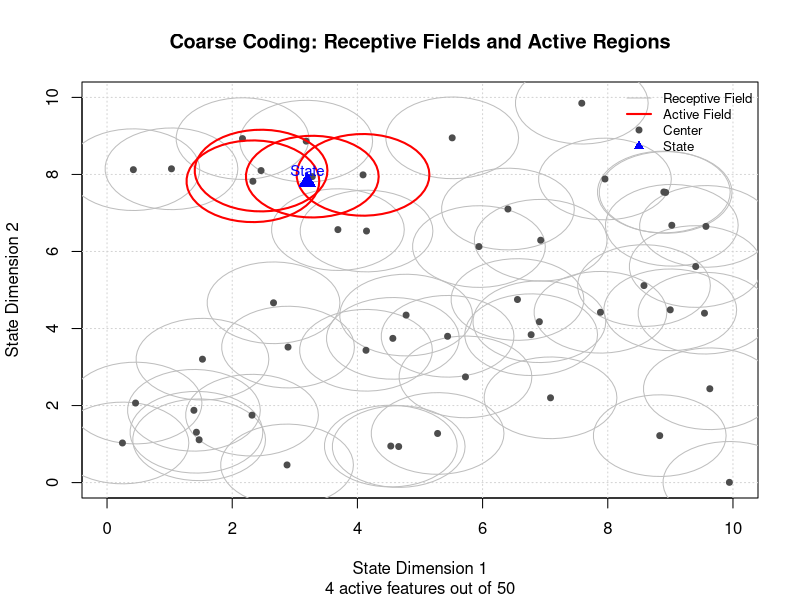
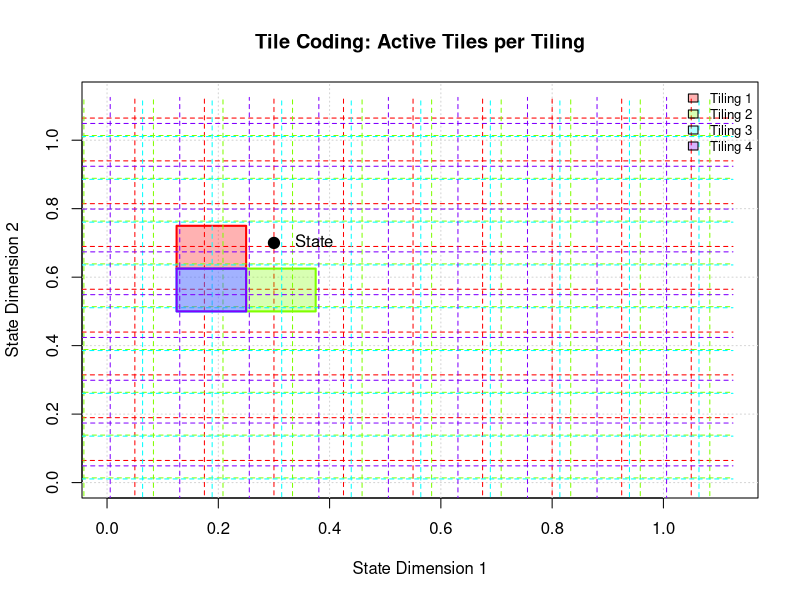
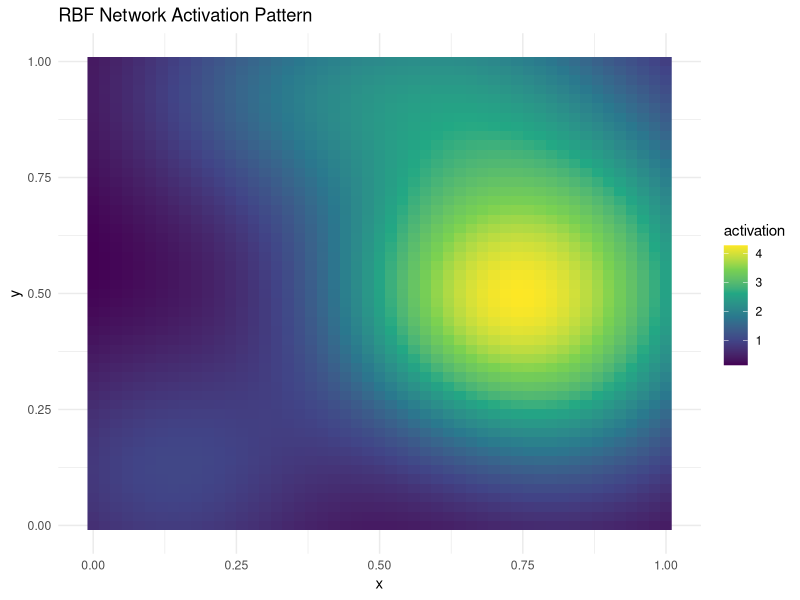

Source code (R) for these figures, in order:
## ---- chunk 1
# Coarse Coding Implementation in R with Visualization
create_coarse_coding <- function(state_dims, num_features, overlap_factor = 2) {
  state_dims <- as.numeric(state_dims)
  
  # Generate random centers for coarse coding regions within [0, dim1] x [0, dim2]
  centers <- matrix(
    c(runif(num_features, 0, state_dims[1]),
      runif(num_features, 0, state_dims[2])),
    nrow = num_features, ncol = 2, byrow = FALSE
  )
  
  # Estimate average spacing and set radius for overlap
  avg_spacing <- (prod(state_dims) / num_features)^(1/2)  # for 2D
  radius <- overlap_factor * avg_spacing / 2  # Adjusted for circle coverage
  
  # Feature computation function
  compute_features <- function(state) {
    distances <- sqrt(rowSums((centers - matrix(rep(state, num_features), 
                              nrow = num_features, byrow = TRUE))^2))
    as.numeric(distances <= radius)
  }
  
  return(list(
    compute_features = compute_features,
    centers = centers,
    radius = radius,
    state_dims = state_dims
  ))
}

# Visualization function for 2D coarse coding
visualize_coarse_coding <- function(coarse_coder, state = NULL, show_centers = TRUE) {
  if (length(coarse_coder$state_dims) != 2) {
    stop("Visualization only supported for 2D state spaces.")
  }
  
  centers <- coarse_coder$centers
  radius <- coarse_coder$radius
  state_dims <- coarse_coder$state_dims
  num_features <- nrow(centers)
  
  # Set up plot
  plot(NA, xlim = c(0, state_dims[1]), ylim = c(0, state_dims[2]),
       xlab = "State Dimension 1", ylab = "State Dimension 2",
       main = "Coarse Coding: Receptive Fields and Active Regions")
  grid()
  
  # Draw each receptive field (circle)
  for (i in 1:num_features) {
    center <- centers[i, ]
    # Create circle
    theta <- seq(0, 2*pi, length.out = 50)
    x_circle <- center[1] + radius * cos(theta)
    y_circle <- center[2] + radius * sin(theta)
    lines(x_circle, y_circle, col = "gray", lty = 1, lwd = 1)
  }
  
  if (show_centers) {
    points(centers[, 1], centers[, 2], pch = 19, col = "gray30", cex = 0.8)
  }
  
  # If a state is provided, compute active features and highlight them
  if (!is.null(state)) {
    features <- coarse_coder$compute_features(state)
    active_indices <- which(features == 1)
    
    # Highlight active receptive fields
    for (i in active_indices) {
      center <- centers[i, ]
      theta <- seq(0, 2*pi, length.out = 50)
      x_circle <- center[1] + radius * cos(theta)
      y_circle <- center[2] + radius * sin(theta)
      lines(x_circle, y_circle, col = "red", lwd = 2)
    }
    
    # Plot the query state
    points(state[1], state[2], pch = 17, col = "blue", cex = 1.8, lwd = 2)
    text(state[1], state[2] + 0.3, labels = "State", col = "blue", cex = 0.9)
    
    # Add legend
    legend("topright", 
           legend = c("Receptive Field", "Active Field", "Center", "State"),
           lty = c(1, 1, NA, NA),
           col = c("gray", "red", "gray30", "blue"),
           pch = c(NA, NA, 19, 17),
           lwd = c(1, 2, 1, 1),
           pt.cex = c(1,1,0.8,1),
           bty = "n", cex = 0.8)
    
    # Print active count on plot
    title(sub = paste(sum(features), "active features out of", num_features))
  }
}

# Example usage
set.seed(123)  # For reproducible centers
coarse_coder <- create_coarse_coding(c(10, 10), 50, overlap_factor = 1.5)
features <- coarse_coder$compute_features(c(3.2, 7.8))

# Print summary
print(paste("Active features:", sum(features), "out of", length(features)))

# Visualize
visualize_coarse_coding(coarse_coder, state = c(3.2, 7.8), show_centers = TRUE)
## ---- chunk 2
# Tile Coding Implementation with Visualization
create_tile_coding <- function(state_low, state_high, num_tilings, tiles_per_dim) {
  state_dims <- length(state_low)
  state_range <- state_high - state_low
  tile_width <- state_range / tiles_per_dim
  
  # Generate random offsets for each tiling
  offsets <- matrix(runif(num_tilings * state_dims, 0, tile_width), 
                    nrow = num_tilings, ncol = state_dims)
  
  compute_features <- function(state) {
    features <- rep(0, num_tilings * prod(tiles_per_dim))
    
    for (tiling in 1:num_tilings) {
      # Apply offset and compute tile indices
      offset_state <- pmax(pmin(state - offsets[tiling, ], state_high), state_low)
      tile_indices <- pmin(floor((offset_state - state_low) / tile_width), 
                           tiles_per_dim - 1) + 1
      
      # Convert multi-dimensional index to linear index
      linear_index <- 1
      multiplier <- 1
      for (dim in 1:state_dims) {
        linear_index <- linear_index + (tile_indices[dim] - 1) * multiplier
        multiplier <- multiplier * tiles_per_dim[dim]
      }
      
      # Activate corresponding feature
      feature_index <- (tiling - 1) * prod(tiles_per_dim) + linear_index
      features[feature_index] <- 1
    }
    
    return(features)
  }
  
  # Return offsets for visualization purposes
  return(list(
    compute_features = compute_features,
    num_features = num_tilings * prod(tiles_per_dim),
    offsets = offsets,
    state_low = state_low,
    state_high = state_high,
    tiles_per_dim = tiles_per_dim,
    tile_width = tile_width
  ))
}

# Visualization function for 2D tile codings
visualize_tilings <- function(tile_coder, state = NULL, show_state = TRUE) {
  if (length(tile_coder$state_low) != 2) {
    stop("Visualization only supported for 2D state spaces.")
  }
  
  state_low <- tile_coder$state_low
  state_high <- tile_coder$state_high
  tiles_per_dim <- tile_coder$tiles_per_dim
  tile_width <- tile_coder$tile_width
  offsets <- tile_coder$offsets
  num_tilings <- nrow(offsets)
  
  # Set up plot
  plot(state_high[1] + tile_width[1], state_high[2] + tile_width[2], 
       type = 'n', xlim = c(state_low[1], state_high[1] + tile_width[1]), 
       ylim = c(state_low[2], state_high[2] + tile_width[2]),
       xlab = "State Dimension 1", ylab = "State Dimension 2",
       main = "Tile Coding: Active Tiles per Tiling")
  grid()
  
  # Define colors for each tiling
  colors <- rainbow(num_tilings)
  
  # Draw each tiling's grid and highlight active tile if state is given
  if (!is.null(state)) {
    features <- tile_coder$compute_features(state)
  } else {
    features <- NULL
  }
  
  for (tiling in 1:num_tilings) {
    offset <- offsets[tiling, ]
    color <- colors[tiling]
    
    # Draw grid lines for this tiling
    x_ticks <- seq(state_low[1] - offset[1], state_high[1] + tile_width[1], 
                   by = tile_width[1])
    y_ticks <- seq(state_low[2] - offset[2], state_high[2] + tile_width[2], 
                   by = tile_width[2])
    
    # Draw vertical lines
    for (x in x_ticks) {
      lines(c(x, x), c(state_low[2] - offset[2], state_high[2] + tile_width[2]), 
            col = color, lty = 2, lwd = 1)
    }
    # Draw horizontal lines
    for (y in y_ticks) {
      lines(c(state_low[1] - offset[1], state_high[1] + tile_width[1]), c(y, y), 
            col = color, lty = 2, lwd = 1)
    }
    
    # If state is provided, compute and highlight active tile
    if (!is.null(state)) {
      offset_state <- pmax(pmin(state - offset, state_high), state_low)
      tile_idx <- floor((offset_state - state_low) / tile_width) + 1
      tile_idx <- pmin(tile_idx, tiles_per_dim)
      
      # Compute bottom-left corner of the active tile
      tile_start <- state_low + (tile_idx - 1) * tile_width
      tile_end <- tile_start + tile_width
      
      # Highlight active tile
      rect(tile_start[1], tile_start[2], tile_end[1], tile_end[2],
           col = adjustcolor(color, alpha.f = 0.3), border = color, lwd = 2)
    }
  }
  
  # Add legend
  legend("topright", legend = paste("Tiling", 1:num_tilings), 
         fill = adjustcolor(colors, alpha.f = 0.3), bty = "n", cex = 0.8)
  
  # Plot the state point
  if (show_state && !is.null(state)) {
    points(state[1], state[2], pch = 19, col = "black", cex = 1.5)
    text(state[1] + 0.02, state[2], labels = "State", pos = 4)
  }
}

# Example: 2D state space with 4 tilings, 8x8 tiles each
tile_coder <- create_tile_coding(c(0, 0), c(1, 1), 4, c(8, 8))
features <- tile_coder$compute_features(c(0.3, 0.7))

# Print summary
print(paste("Total features:", tile_coder$num_features))
print(paste("Active features:", sum(features)))

# Visualize
visualize_tilings(tile_coder, state = c(0.3, 0.7), show_state = TRUE)
## ---- chunk 3
# Radial Basis Function Implementation
create_rbf_network <- function(centers, sigmas) {
  num_centers <- nrow(centers)
  
  compute_features <- function(state) {
    features <- numeric(num_centers)
    for (i in 1:num_centers) {
      distance_sq <- sum((state - centers[i, ])^2)
      features[i] <- exp(-distance_sq / (2 * sigmas[i]^2))
    }
    return(features)
  }
  
  return(list(compute_features = compute_features, num_features = num_centers))
}

# Example: Create RBF network for 2D space
set.seed(42)
centers <- matrix(runif(20, 0, 1), nrow = 10, ncol = 2)
sigmas <- rep(0.2, 10)
rbf_network <- create_rbf_network(centers, sigmas)

# Test feature computation
test_state <- c(0.5, 0.5)
features <- rbf_network$compute_features(test_state)
print(paste("Sum of RBF activations:", round(sum(features), 3)))

# Visualize RBF activation pattern
library(ggplot2)
grid_points <- expand.grid(x = seq(0, 1, 0.02), y = seq(0, 1, 0.02))
activations <- apply(grid_points, 1, function(point) sum(rbf_network$compute_features(point)))
grid_points$activation <- activations

ggplot(grid_points, aes(x = x, y = y, fill = activation)) +
  geom_raster() +
  scale_fill_viridis_c() +
  labs(title = "RBF Network Activation Pattern") +
  theme_minimal()
